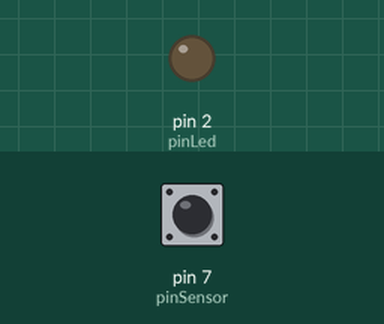
Recording of a sketch running on a simulated Arduino Uno, built with avr-gcc and run on an emulated ATmega328P. Parts: output pins drawn as LEDs (lit = HIGH). The inputs (shaded band) are chosen by the test bench; at power-on: pin 7 (pinSensor) LOW.

Above: at 1.8 s.
1.9 s: pin 7 (pinSensor) pulsed HIGH 5 times (0.12 s each, 0.3 s apart)
At 4.5 s:
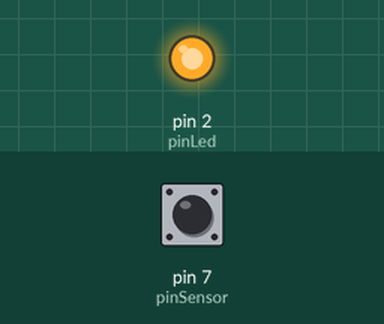
Timing chart, 0 to 6.0 s (numbered marks = the images above; inputs shaded):
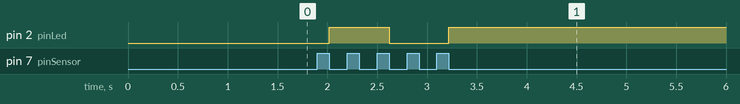

The sketch:

Program_TouchSensor.ino
```cpp
// define pin
const int pinSensor = 7;
const int pinLed = 2;


void setup() {
pinMode(pinSensor, INPUT);  //gangaruh kan input pull up atau bukan
pinMode(pinLed, OUTPUT);
}


void loop() {

if (digitalRead(pinSensor) == HIGH) {

  while (digitalRead(pinSensor) == HIGH) {}  //looping, sampai dilepas jarinya

  digitalWrite(pinLed, !digitalRead(pinLed));   //kebalikan dari pinLed, tapi digitalRead mantap
  }
delay(500);
}

//program sederhana sih, tapi mantep konsep buat nguncinyaa
//baru tau bisa di digitalRead
```

Measured:
- after the input at 1.9 s, pin 2 (pinLed): LOW → HIGH after 0.12 s, → LOW 0.60 s later, → HIGH 0.60 s later
